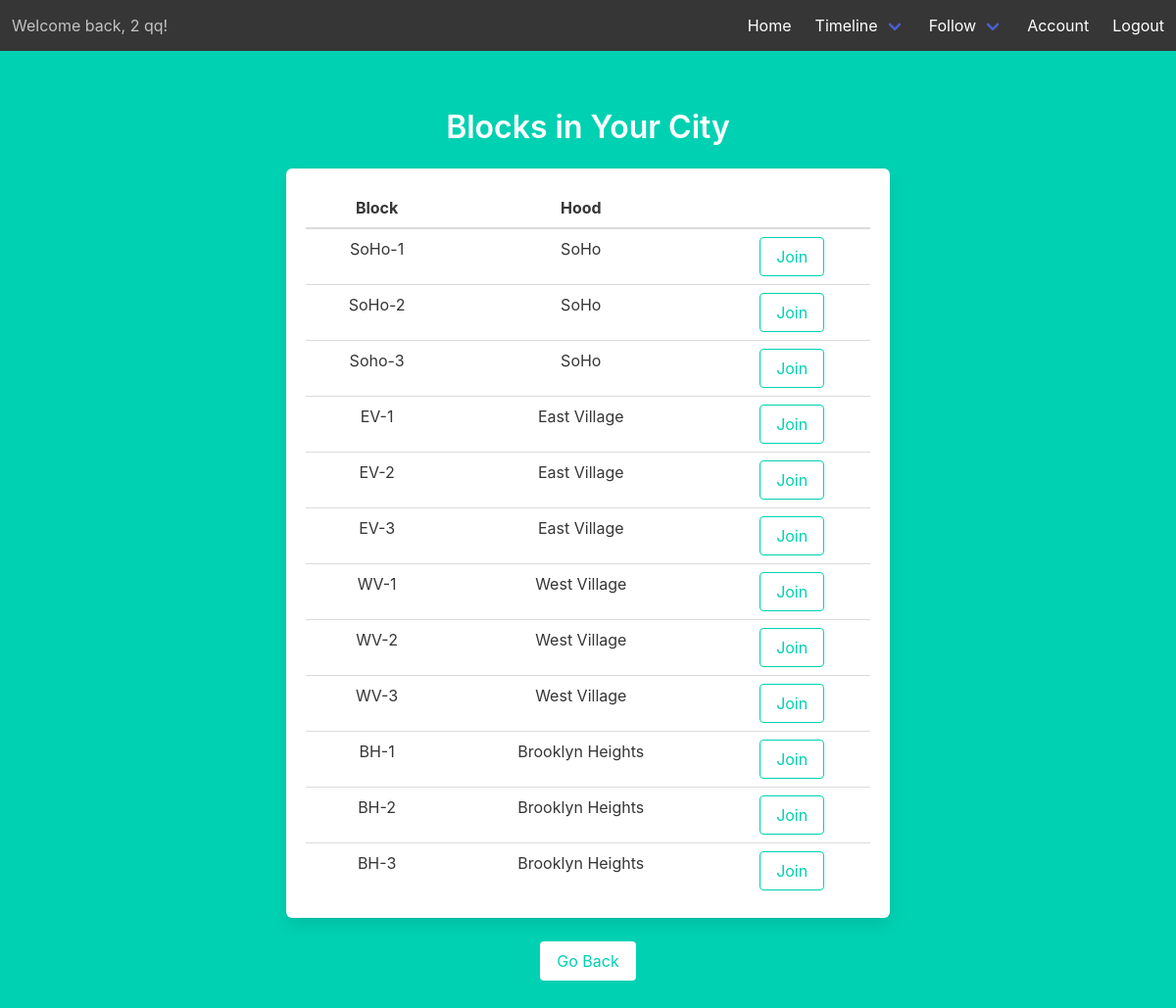
Screenshot of /blocks (signed in) with the database file from the repository.
### models.py (models this page shows)
class Users(UserMixin, db.Model):
    __tablename__ = 'Users'
    id = db.Column(db.Integer, primary_key=True)
    email = db.Column(db.String(45), unique=True, nullable=False)
    pword = db.Column(db.String(45), nullable=False)
    fname = db.Column(db.String(45), nullable=False)
    lname = db.Column(db.String(45), nullable=False)
    street_addr = db.Column(db.String(45), nullable=False)
    cid = db.Column(db.Integer, db.ForeignKey('City.id'), nullable=False)
    uprofile = db.Column(db.Text)
    photo = db.Column(db.Text)
    last_logout_timestamp = db.Column(db.DateTime, default=datetime.now().replace(microsecond=0))

class Blocks(db.Model):
    __tablename__ = 'Blocks'
    id = db.Column(db.Integer, primary_key=True)
    bname = db.Column(db.String(45), nullable=False)
    sw_lat = db.Column(db.Float, nullable=False)
    sw_lat = db.Column(db.Float, nullable=False)
    sw_lat = db.Column(db.Float, nullable=False)
    sw_lat = db.Column(db.Float, nullable=False)
    bpopulation = db.Column(db.Integer, nullable=False)

class Hood(db.Model):
    __tablename__ = 'Hood'
    id = db.Column(db.Integer, primary_key=True)
    hname = db.Column(db.String(45), nullable=False)
    sw_lat = db.Column(db.Float, nullable=False)
    sw_lat = db.Column(db.Float, nullable=False)
    sw_lat = db.Column(db.Float, nullable=False)
    sw_lat = db.Column(db.Float, nullable=False)
    hpopulation = db.Column(db.Integer, nullable=False)

### location.py (the view)
@location.route('/blocks')
@login_required
def blocks():
    my_membership = get_my_membership()
    if my_membership:
        my_block_id = my_membership.bid
        if my_membership.approval_count == -1:
            status = 'Joined'
        else:
            status = 'Pending'
        blocks_hood_id_list = []
        for i in Location.query.filter_by(cid=current_user.cid).all():
            if i.bid != my_block_id:
                blocks_hood_id_list.append([i.bid, i.hid])
            else:
                my_hood_id = i.hid
        blocks_hood_list = []
        for i in blocks_hood_id_list:
            blocks_hood_list.append([Blocks.query.filter_by(
                id=i[0]).first(), Hood.query.filter_by(id=i[1]).first()])
        my_blocks_hood_id = [my_block_id, my_hood_id]
        my_blocks_hood = [Blocks.query.filter_by(id=my_blocks_hood_id[0]).first(
        ), Hood.query.filter_by(id=my_blocks_hood_id[1]).first()]
        return render_template('blocks.html', status=status, my_blocks_hood=my_blocks_hood, blocks_hood=blocks_hood_list)
    else:
        blocks_hood_id_list = []
        for i in Location.query.filter_by(cid=current_user.cid).all():
            blocks_hood_id_list.append([i.bid, i.hid])
        blocks_hood_list = []
        for i in blocks_hood_id_list:
            blocks_hood_list.append([Blocks.query.filter_by(
                id=i[0]).first(), Hood.query.filter_by(id=i[1]).first()])
        return render_template('blocks.html', blocks_hood=blocks_hood_list)

### location.py (called while the page is built)
@login_required
def get_my_membership():
    return Membership.query.filter_by(uid=current_user.id).first()

### templates/blocks.html (shortened to what this page needs)
{% extends "base.html" %}
{% block content %}
<div class="column is-8 is-offset-2">
    <h1 class="title">
        Blocks in Your City
    </h1>
    <div class="box">
        <table class="table is-fullwidth">
            <thead>
                <tr>
                    <th>Block</th>
                    <th>Hood</th>
                    <th></th>
                </tr>
            </thead>
            <tbody>
                {% for i in blocks_hood %}
                <tr>
                    <td>{{ i[0].bname }}</td>
                    <td>{{ i[1].hname }}</td>
                    <td>
                        <form method="POST" action="/blocks">
                            <div class="control">
                                <input class="button is-primary is-outlined" type="submit" name="action" value="Join">
                            </div>
                        </form>
                    </td>
                </tr>
                {% endfor %}
            </tbody>
        </table>
    </div>
    <button class="button is-primary is-inverted" onclick="goBack()">Go Back</button>
</div>
{% endblock %}

### templates/base.html (shortened to what this page needs)
<!DOCTYPE html>
<html>
<head>
    <link rel="stylesheet" href="https://cdnjs.cloudflare.com/ajax/libs/bulma/0.7.2/css/bulma.min.css" />
</head>
<body>
    <section class="hero is-primary is-fullheight">
        <div class="hero-head">
            <nav class="navbar has-background-dark" role="navigation" aria-label="main navigation">
                {% if current_user.is_authenticated %}
                <div class="navbar-start">
                    <p class="navbar-item">
                        Welcome back, {{ current_user.fname }} {{ current_user.lname }}!
                    </p>
                </div>
                {% endif %}
                <div id="navbarMenuHeroA" class="navbar-menu ">
                    <div class="navbar-end">
                        <a href="{{ url_for('main.index') }}" class="navbar-item">
                            Home
                        </a>
                        {% if current_user.is_authenticated %}
                        <div class="navbar-item has-dropdown is-hoverable has-text-white has-background-dark">
                            <a class="navbar-link has-background-dark">
                                Timeline
                            </a>
                        </div>
                        {% endif %}
                        {% if current_user.is_authenticated %}
                        <div class="navbar-item has-dropdown is-hoverable has-text-white has-background-dark">
                            <a class="navbar-link has-background-dark">
                                Follow
                            </a>
                        </div>
                        {% endif %}
                        {% if current_user.is_authenticated %}
                        <a href="{{ url_for('acc.account') }}" class="navbar-item">
                            Account
                        </a>
                        {% endif %}
                        {% if current_user.is_authenticated %}
                        <a href="{{ url_for('auth.logout') }}" class="navbar-item">
                            Logout
                        </a>
                        {% endif %}
                    </div>
                </div>
            </nav>
        </div>
        <div class="hero-body">
            <div class="container has-text-centered">
                {% block content %}
                {% endblock %}
            </div>
        </div>
    </section>
</body>
</html>

### rows the page displays
Users: fname "2", lname "qq"
Blocks: bname "SoHo-1", hname "SoHo"
Blocks: bname "SoHo-2", hname "SoHo"
Blocks: bname "Soho-3", hname "SoHo"
Blocks: bname "EV-1", hname "East Village"
Blocks: bname "EV-2", hname "East Village"
Blocks: bname "EV-3", hname "East Village"
Blocks: bname "WV-1", hname "West Village"
Blocks: bname "WV-2", hname "West Village"
Blocks: bname "WV-3", hname "West Village"
Blocks: bname "BH-1", hname "Brooklyn Heights"
Blocks: bname "BH-2", hname "Brooklyn Heights"
Blocks: bname "BH-3", hname "Brooklyn Heights"
